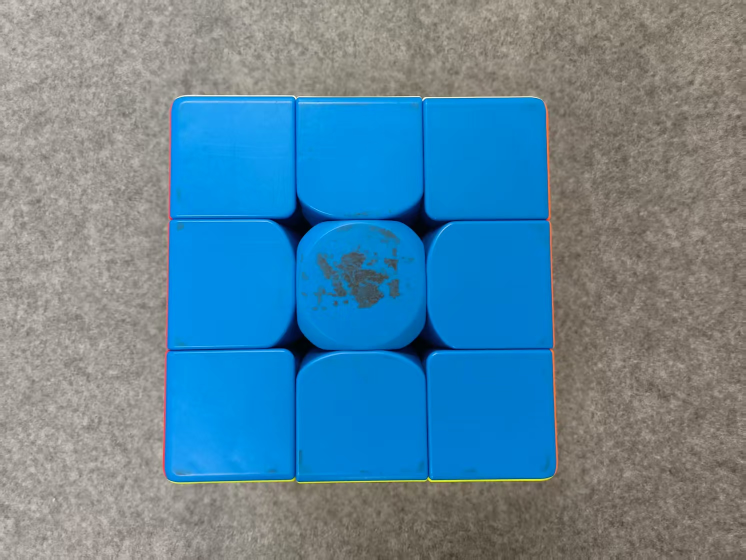
#> input picture color_picture/9febbe24c3e633f00d3ca81e6d7e1b8.jpg, 1492 x 1120 px, given in place of the camera (shown at 1/2 size)
$ python detect_color.py
#> lines starting #> are read from the running program, lines starting #| are printed output that depends on the picture; after the words box and inside, x2 and y2 are one past the last pixel; in counts of white or black regions, pixels touching at a corner belong together
# detect_color.py
import cv2
import numpy as np
import json
import os
import threading
import time


# ===== 可配置参数（修改此处无需改动函数） =====
# 1. 截取的行范围（减少计算量）
DEFAULT_ROW_PERCENT = 0.25 # 默认在图片高度的50%位置取样，数字越小，取样行越高
DEFAULT_ROW_HEIGHT = 50     # 默认只处理一行

# 全局变量
camera = None
color_thread = None
is_running = False
latest_color_data = {}  # 存储最新的颜色检测结果

# ===== 初始化函数 =====
# [119 lines left out: functions init_camera, color_detection_thread, start_color_detection, stop_color_detection, get_latest_color_data, cleanup, not called in this run]

# 2. 从JSON文件加载颜色阈值
def load_color_ranges(json_path="hsv_thresholds.json"):
    """从JSON文件加载HSV颜色阈值"""
#> called with json_path = 'hsv_thresholds.json'
    # 获取当前文件所在目录的绝对路径
    current_dir = os.path.dirname(os.path.abspath(__file__))
    # 构建JSON文件的绝对路径
    json_path = os.path.join(current_dir, json_path)

    if not os.path.exists(json_path):
        print(f"警告: HSV阈值文件不存在: {json_path}")
        # 返回默认值
        return {
            "red":    ([np.array([0, 100, 100]), np.array([10, 255, 255])],
                      [np.array([160, 100, 100]), np.array([179, 255, 255])]),
            "orange": ([np.array([11, 100, 100]), np.array([20, 255, 255])],),
            "yellow": ([np.array([21, 100, 100]), np.array([40, 255, 255])],),
            "green":  ([np.array([41, 100, 100]), np.array([80, 255, 255])],),
            "blue":   ([np.array([81, 100, 100]), np.array([130, 255, 255])],),
        }

    try:
        with open(json_path, 'r') as f:
#> (reads hsv_thresholds.json from the repository)
            thresholds = json.load(f)

        except_colors = ["white","oranges"] # 需要排除的颜色名称

        # 转换JSON数据为OpenCV可用的格式
        color_ranges = {}
        for color, ranges in thresholds.items():
            if color in except_colors:
                continue
            color_range_list = []
            for range_dict in ranges:
                lower = np.array(range_dict["lower"])
                upper = np.array(range_dict["upper"])
                color_range_list.append((lower, upper))
            color_ranges[color] = tuple(color_range_list)
#> the answer given: color_picture/9febbe24c3e633f00d3ca81e6d7e1b8.jpg
#> further down, frame is the input picture: shape (1120, 1492, 3); mean B, G, R 155, 132.9, 94

        print(f"已从 {json_path} 加载 {len(color_ranges)} 种颜色的阈值")
        return color_ranges

    except Exception as e:
        print(f"加载HSV阈值文件出错: {e}")
        # 出错时返回默认值
        return {
            "red":    ([np.array([0, 100, 100]), np.array([10, 255, 255])],
                      [np.array([160, 100, 100]), np.array([179, 255, 255])]),
            "orange": ([np.array([11, 100, 100]), np.array([20, 255, 255])],),
            "yellow": ([np.array([21, 100, 100]), np.array([40, 255, 255])],),
            "green":  ([np.array([41, 100, 100]), np.array([80, 255, 255])],),
            "blue":   ([np.array([81, 100, 100]), np.array([130, 255, 255])],),
        }

# 加载颜色阈值
COLOR_RANGES = load_color_ranges()

dismiss_end = False

# ===== 核心函数 =====
def detect_color(frame):
    """
    检测指定行中的颜色分布
    Args:
        frame (np.ndarray): BGR格式的输入图像
    Returns:
        dict: 颜色位置字典，格式 {"color": [(x_start, x_end, x_center), ...]}
    """
    # 1. 根据图片高度动态计算截取的行范围
    height, width = frame.shape[:2]
#> height = 1120; width = 1492
    middle_row = int(height * DEFAULT_ROW_PERCENT)
#> middle_row = 280
    start_row = middle_row
#> start_row = 280
    end_row = middle_row + DEFAULT_ROW_HEIGHT
#> end_row = 330

    # 确保行范围在图片高度内
    start_row = max(0, min(start_row, height-1))
    end_row = max(start_row+1, min(end_row, height))

    # 截取行区域
    roi = frame[start_row:end_row, :]
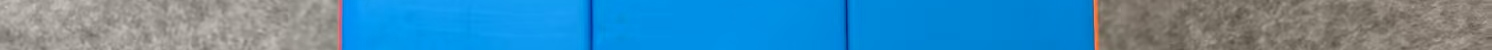
#> roi: shape (50, 1492, 3); mean B, G, R 177.1, 139, 73

    # 计算画面中心点
    center_x = width // 2
#> center_x = 746

    # 2. 转换为HSV颜色空间
    hsv = cv2.cvtColor(roi, cv2.COLOR_BGR2HSV)
#> hsv: shape (50, 1492, 3); mean H, S, V 59.6, 141.7, 185.2

    # 3. 遍历颜色阈值，检测像素位置
    result = {}
    for color_name, ranges in COLOR_RANGES.items():
        # 合并多个颜色范围（如红色需要两个区间）
        mask = np.zeros((hsv.shape[0], hsv.shape[1]), dtype=np.uint8)
        for lower, upper in ranges:
            mask = cv2.bitwise_or(mask, cv2.inRange(hsv, lower, upper))

        # 找到符合颜色条件的x坐标
        x_coords = np.where(mask > 0)[1]
        if len(x_coords) == 0:
            continue  # 无该颜色像素，跳过

        # 处理离散点和空洞问题
        x_segments = process_color_segments(x_coords, width)

        if not x_segments:
            continue  # 处理后没有有效段，跳过

        # 如果有多个段，尝试合并间隔较小的段
        if len(x_segments) > 1:
            x_segments = merge_close_segments(x_segments)

        # 处理所有段，而不仅仅是最长的段
        segments_data = []
        for segment in x_segments:
            x_start, x_end = segment
            if dismiss_end and abs(x_start-x_end)<=0.1*width:
                print("忽略边缘")
                continue
            # 计算相对于中心的坐标
            x_start_rel = x_start - center_x
            x_end_rel = x_end - center_x
            x_center_rel = (x_start + x_end) // 2 - center_x

            segments_data.append((x_start_rel, x_end_rel, x_center_rel))

        # 将所有段数据添加到结果中
        result[color_name] = segments_data
#> after the loop, result = {'blue': [(-404, 347, -29)]}

    return result

def process_color_segments(x_coords, width):
    """
    处理颜色坐标，去除离散点，识别连续段
    Args:
        x_coords: 颜色像素的x坐标数组
        width: 图像宽度
    Returns:
        list: 有效颜色段列表，每个段为(start, end)元组
    """
    if len(x_coords) == 0:
        return []

    # 计算最小有效段长度（图像宽度的4%）
    min_segment_length = max(3, int(width * 0.04))

    # 排序坐标
    x_coords = np.sort(x_coords)

    # 找出不连续点的索引
    gaps = np.where(np.diff(x_coords) > 1)[0]

    # 分割成多个连续段
    segments = []
    start_idx = 0

    for gap_idx in gaps:
        end_idx = gap_idx + 1
        segment_start = x_coords[start_idx]
        segment_end = x_coords[gap_idx]

        # 只保留长度超过阈值的段
        if segment_end - segment_start >= min_segment_length:
            segments.append((segment_start, segment_end))

        start_idx = end_idx

    # 处理最后一段
    segment_start = x_coords[start_idx]
    segment_end = x_coords[-1]
    if segment_end - segment_start >= min_segment_length:
        segments.append((segment_start, segment_end))

    return segments

# [36 lines left out: function merge_close_segments, not called in this run]


# 以下仅用于测试

# ===== 示例调用代码（摄像头实时检测） =====
if __name__ == "__main__":

    import glob

    # [86 lines left out: function batch_test_images, not called in this run]


    # 选择运行模式
    mode = input("选择运行模式: 1=摄像头实时检测, 2=批量测试图片 [1/2]: ").strip()

    if mode == "2":
        batch_test_images()
    else:
        # 原有的摄像头检测代码
        cap = cv2.VideoCapture(0)
        while True:
            ret, frame = cap.read()
            if not ret:
                break

            # 调用检测函数
            color_data = detect_color(frame)
#> color_data = {'blue': [(-404, 347, -29)]}

            # 获取画面中心和中间行位置
            height, width = frame.shape[:2]
#> height = 1120; width = 1492
            center_x = width // 2
#> center_x = 746
            middle_row = int(height * DEFAULT_ROW_PERCENT)
#> middle_row = 280

            # 在图像上绘制结果（演示用）
            # 首先绘制中心参考线
            cv2.line(frame, (center_x, 0), (center_x, height), (255, 255, 255), 1)

            # 绘制水平检测线
            cv2.line(frame, (0, middle_row), (width, middle_row), (255, 255, 255), 1)

            # 获取并显示中心点的HSV值
            center_point = frame[middle_row, center_x]
#> center_point = [255, 255, 255]
            # 转换BGR到HSV
            hsv_frame = cv2.cvtColor(np.uint8([[center_point]]), cv2.COLOR_BGR2HSV)
#> hsv_frame = [[0, 0, 255]]
            center_hsv = hsv_frame[0, 0]
#> center_hsv = [0, 0, 255]

            # 在画面上显示中心点HSV值
            hsv_text = f"中心HSV: {center_hsv[0]}, {center_hsv[1]}, {center_hsv[2]}"
#> hsv_text = '中心HSV: 0, 0, 255'
            cv2.putText(frame, hsv_text, (center_x - 120, middle_row + 30),
                       cv2.FONT_HERSHEY_SIMPLEX, 0.6, (0, 255, 255), 2)
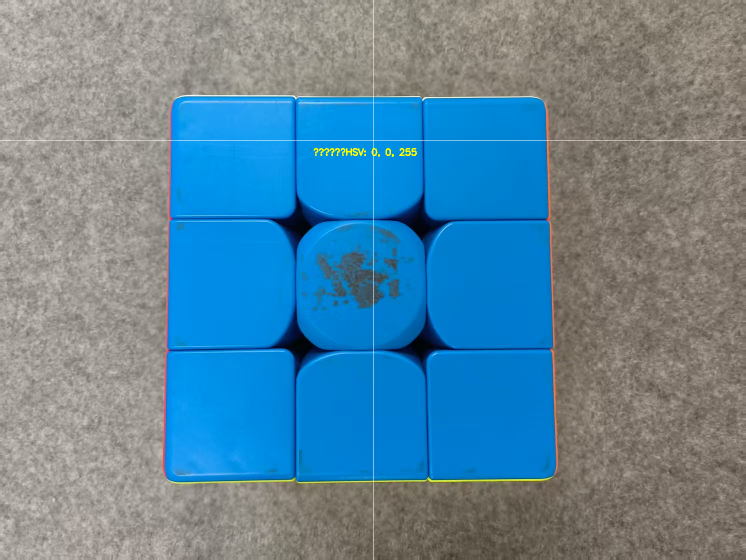
#> frame: shape (1120, 1492, 3) (shown at 1/2 size); mean B, G, R 155, 133.2, 94.5

            # 在中心点绘制一个小方框，表示采样位置
            cv2.rectangle(frame,
                         (center_x - 2, middle_row - 2),
                         (center_x + 2, middle_row + 2),
                         (0, 255, 255), 1)
#> frame: shape (1120, 1492, 3); under 0.01% of pixels changed, all inside (x1, y1, x2, y2) = (744, 278, 749, 283)

            for color, segments in color_data.items():
                for i, (x1, x2, xc) in enumerate(segments):
                    # 将相对坐标转换回绝对坐标用于显示
                    abs_x1 = x1 + center_x
                    abs_x2 = x2 + center_x
                    abs_xc = xc + center_x

                    # 绘制颜色区域和中心点
                    cv2.line(frame, (abs_x1, middle_row), (abs_x2, middle_row), (0, 255, 0), 2)
                    cv2.circle(frame, (abs_xc, middle_row), 5, (0, 0, 255), -1)

                    # 显示颜色名称和相对位置（带正负号）
                    position_text = f"{color}_{i}: {xc:+d}"  # 添加段索引
                    cv2.putText(frame, position_text, (abs_xc-50, middle_row-20),
                               cv2.FONT_HERSHEY_SIMPLEX, 0.5, (255, 255, 255), 2)
#> this loop made 1 pass
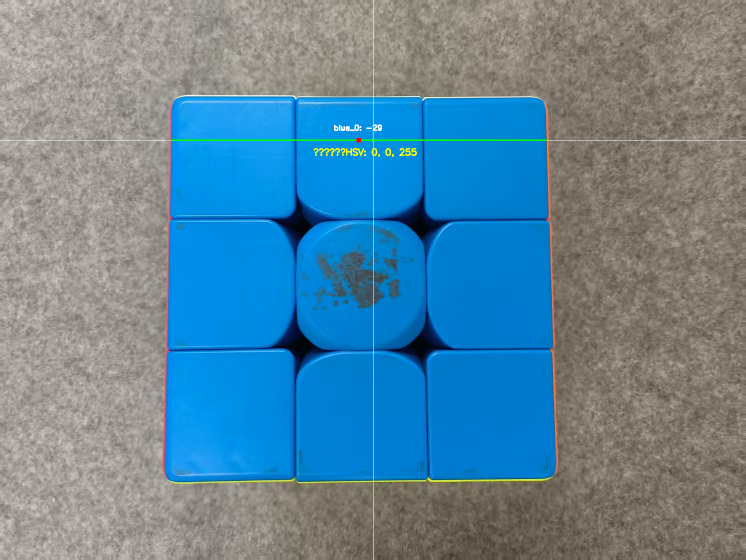
#> frame: shape (1120, 1492, 3) (shown at 1/2 size); mean B, G, R 154.6, 133.3, 94.5

            cv2.imshow("Preview", frame)
            if cv2.waitKey(1) == 27:  # ESC退出
#> (key Esc is pressed here)
                break

        cap.release()
        cv2.destroyAllWindows()
